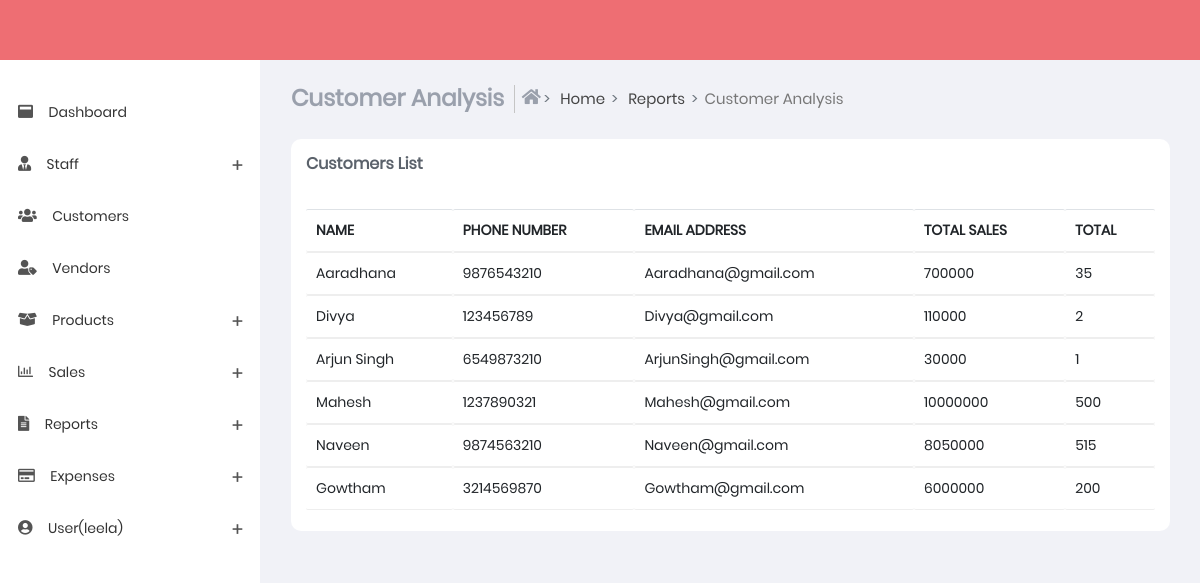
The app's page /customer_analysis.html (signed in) with its own data.
### sub_part/models.py (models this page shows, shortened)
class customerlists(models.Model):
    name = models.CharField(max_length=100)
    email = models.EmailField()
    phone_number = models.IntegerField()
    date = models.DateTimeField()
    total_sales = models.IntegerField()
    total = models.IntegerField()

class vendorlists(models.Model):
    name = models.CharField(max_length=100)
    email = models.EmailField()
    phone_number = models.IntegerField()
    date = models.DateTimeField()
    total_sales = models.IntegerField()
    total = models.IntegerField()

### sub_part/views.py (the view)
# urls.py: path('customer_analysis.html',views.customer_analysis,name="customer_analysis"),
@login_required(login_url='login')
def customer_analysis(request):
    customer_analysis_customer_listarray=customerlists.objects.all()
    for i in customer_analysis_customer_listarray:
        totalsales=saleslists.objects.filter(customer_name=i.name).aggregate(number=Sum('total'))
        totalamount=saleslists.objects.filter(customer_name=i.name).aggregate(number=Sum('items_sold'))
        i.total_sales=totalsales['number']
        i.total=totalamount['number']
    customer_analysis_vendor_listarray=vendorlists.objects.all()
    for i in customer_analysis_vendor_listarray:
        totalsales=saleslists.objects.filter(customer_name=i.name).aggregate(number=Sum('total'))
        totalamount=saleslists.objects.filter(customer_name=i.name).aggregate(number=Sum('items_sold'))
        i.total_sales=totalsales['number']
        i.total=totalamount['number']
    return render(request,'customer_analysis.html',{'customer_analysis_vendor_listarray': customer_analysis_vendor_listarray,'customer_analysis_customer_listarray': customer_analysis_customer_listarray,'u':request.user})

### templates/customer_analysis.html (shortened to what this page needs)
{% extends 'base.html' %}
{% load static %}
{% block content %}
    <section class="content">
        <div class="container-fluid">
            <div class="block-header">
                <div class="row">
                    <div class="col-xs-12 col-sm-12 col-md-10 col-lg-10">
                        <ul class="breadcrumb breadcrumb-item ">
                            <li class="breadcrumb-item">
                                <h4 class="page-title">Customer Analysis</h4>
                            </li>
                            <li class="breadcrumb-item bcrumb-1">
                                <a href="index">
                                    <i class="fas fa-home"></i> Home</a>
                            </li>
                            <li class="breadcrumb-item bcrumb-2">
                                <a href="#" onclick="return false;">Reports</a>
                            </li>
                            <li class="breadcrumb-item active">Customer Analysis</li>
                        </ul>
                    </div>
                </div>
            </div>
            <div class="row clearfix">
                <div class="col-lg-12 col-md-12 col-sm-12 col-xs-12">
                    <div class="card">
                        <div class="header">
                            <h2>
                                <strong>Customers List</strong>
                            </h2>
                        </div>
                        <div class="body">
                            <div class="table-responsive">
                                <table class="table   table-hover js-basic-example dataTable">
                                    <thead>
                                        <tr>
                                            <th>NAME</th>
                                            <th>PHONE NUMBER</th>
                                            <th>EMAIL ADDRESS</th>
                                            <th>TOTAL SALES</th>
                                            <th>TOTAL</th>
                                        </tr>
                                    </thead>
                                    <tbody>
                                        {% for customer_analysis_customer_list in customer_analysis_customer_listarray%}
                                        <tr>
                                            <td>{{customer_analysis_customer_list.name}}</td>
                                            <td>{{customer_analysis_customer_list.phone_number}}</td>
                                            <td>{{customer_analysis_customer_list.email}}</td>
                                            <td>{{customer_analysis_customer_list.total_sales}}</td>
                                            <td>{{customer_analysis_customer_list.total}}</td>
                                        </tr>
                                        {% endfor %}
                                        {% for customer_analysis_vendor_list in customer_analysis_vendor_listarray%}
                                        <tr>
                                            <td>{{customer_analysis_vendor_list.name}}</td>
                                            <td>{{customer_analysis_vendor_list.phone_number}}</td>
                                            <td>{{customer_analysis_vendor_list.email}}</td>
                                            <td>{{customer_analysis_vendor_list.total_sales}}</td>
                                            <td>{{customer_analysis_vendor_list.total}}</td>
                                        </tr>
                                        {% endfor %}
                                    </tbody>
                                </table>
                            </div>
                        </div>
                    </div>
                </div>
            </div>
        </div>
    </section>
    {% endblock %}

### templates/base.html (shortened to what this page needs)
{% load static %}
<!DOCTYPE html>
<html lang="en">
<head>
    <link href="{% static 'css/app.min.css'%}" rel="stylesheet">
    <link href="{% static 'css/style.css'%}" rel="stylesheet" />
    <link href="{% static 'css/styles/all-themes.css'%}" rel="stylesheet" />
</head>
<body class="light fixed">
    <nav class="navbar">
    </nav>
    <div>
        <aside id="leftsidebar" class="sidebar">
            <div class="menu">
                <ul class="list">
                    <li>
                        <a href="index">
                                <i class="fas fa-window-maximize"></i>
                                <span >Dashboard</span>
                        </a>
                    </li>
                    <li>
                        <a href="#" onClick="return false;" class="menu-toggle">
                            <i class="fas fa-user-tie"></i>
                            <span>Staff</span>
                        </a>
                    </li>
                    <li>
                        <a href="customer.html">
                            <i class="fas fa-users"></i>
                            <span>Customers</span>
                        </a>
                    </li>
                    <li>
                        <a href="vendors.html">
                            <i class="fas fa-user-tag"></i>
                            <span>Vendors</span>
                        </a>
                    </li>
                    <li>
                        <a href="#" onClick="return false;" class="menu-toggle">
                            <i class="fas fa-box-open"></i>
                            <span>Products</span>
                        </a>
                    </li>
                    <li>
                        <a href="#" onClick="return false;" class="menu-toggle">
                            <i class="far fa-chart-bar"></i>
                            <span>Sales</span>
                        </a>
                    </li>
                    <li>
                        <a href="#" onClick="return false;" class="menu-toggle">
                            <i class="fas fa-file-alt"></i>
                            <span>Reports</span>
                        </a>
                    </li>
                    <li>
                        <a href="#" onClick="return false;" class="menu-toggle">
                            <i class="far fa-credit-card"></i>
                            <span>Expenses</span>
                        </a>
                    </li>
                    <li>
                        <a href="#" onClick="return false;" class="menu-toggle">
                            <i class="fas fa-user-circle"></i>
                            <span>User({{u.username}})</span>
                        </a>
                    </li>
                </ul>
            </div>
        </aside>
    </div>
    {% block content %}
    {% endblock %}
</body>
</html>

### records on screen
customerlists: name "Aaradhana", phone_number "9876543210", email "Aaradhana@gmail.com", total_sales "700000", total "35"
customerlists: name "Divya", phone_number "123456789", email "Divya@gmail.com", total_sales "110000", total "2"
customerlists: name "Arjun Singh", phone_number "6549873210", email "ArjunSingh@gmail.com", total_sales "30000", total "1"
vendorlists: name "Mahesh", phone_number "1237890321", email "Mahesh@gmail.com", total_sales "10000000", total "500"
vendorlists: name "Naveen", phone_number "9874563210", email "Naveen@gmail.com", total_sales "8050000", total "515"
vendorlists: name "Gowtham", phone_number "3214569870", email "Gowtham@gmail.com", total_sales "6000000", total "200"

### other values on screen
{{ u.username }} "leela"
